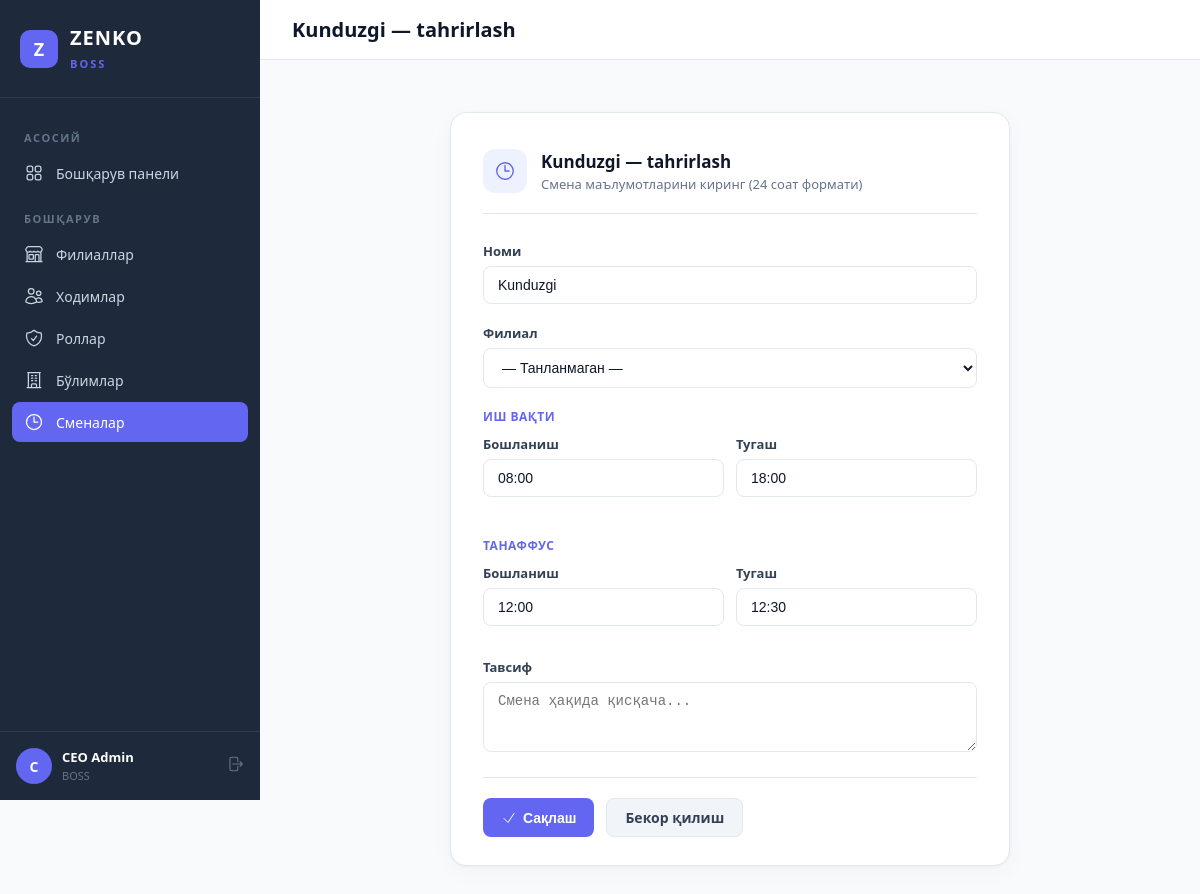
The app's page /boss/shifts/2/edit/ (signed in) with its own data.
### apps/users/models.py (models this page shows, shortened)
class User(AbstractUser):
    first_name = None
    last_name = None
    email = None
    name = models.CharField('Ism', max_length=150)
    phone = models.CharField('Telefon raqam', max_length=20, blank=True)
    role = models.ForeignKey(
        Role,
        verbose_name='Rol',
        on_delete=models.SET_NULL,
        related_name='users',
        null=True,
        blank=True,
    )
    department = models.ForeignKey(
        Department,
        verbose_name='Bo\'lim',
        on_delete=models.SET_NULL,
        related_name='users',
        null=True,
        blank=True,
    )
    shift = models.ForeignKey(
        Shift,
        verbose_name='Smena',
        on_delete=models.SET_NULL,
        related_name='users',
        null=True,
        blank=True,
    )
    branch = models.ForeignKey(
        Branch,
        verbose_name='Filial',
        on_delete=models.PROTECT,
        related_name='users',
        null=True,
        blank=True,
    )
    REQUIRED_FIELDS = ['name']
    class Meta:
        verbose_name = 'Hodim'
        verbose_name_plural = 'Hodimlar'
        ordering = ['-date_joined']

class Shift(models.Model):
    name = models.CharField('Nomi', max_length=100)
    start_time = models.TimeField('Boshlanish vaqti')
    end_time = models.TimeField('Tugash vaqti')
    break_start = models.TimeField('Tanaffus boshlanishi', null=True, blank=True)
    break_end = models.TimeField('Tanaffus tugashi', null=True, blank=True)
    description = models.TextField('Tavsif', blank=True)
    branch = models.ForeignKey(
        Branch,
        verbose_name='Filial',
        on_delete=models.PROTECT,
        related_name='shifts',
        null=True,
        blank=True,
    )
    created_at = models.DateTimeField(auto_now_add=True)
    class Meta:
        verbose_name = 'Smena'
        verbose_name_plural = 'Smenalar'
        ordering = ['start_time']
        unique_together = ['name', 'branch']

### apps/boss/views.py (the view, shortened to what this page needs)
# urls.py: path('shifts/<int:pk>/edit/', views.ShiftUpdateView.as_view(), name='shift_update'),
class ShiftUpdateView(BOSSRequiredMixin, UpdateView):
    model = Shift
    form_class = BranchShiftForm
    template_name = 'boss/shift_form.html'
    success_url = reverse_lazy('boss:shift_list')
    def get_context_data(self, **kwargs):
        ctx = super().get_context_data(**kwargs)
        ctx.update({
            'active_nav': 'shifts',
            'title': f'{self.object.name} — tahrirlash',
            'cancel_url': self.success_url,
            'branches': Branch.objects.filter(is_active=True),
        })
        return ctx

### apps/boss/forms.py
class BranchShiftForm(forms.ModelForm):
    class Meta:
        model = Shift
        fields = ('name', 'start_time', 'end_time', 'break_start', 'break_end', 'description')
    def __init__(self, *args, **kwargs):
        super().__init__(*args, **kwargs)
        time_attrs = {
            'class': 'form-control',
            'maxlength': '5',
            'pattern': r'([01]?[0-9]|2[0-3]):[0-5][0-9]',
        }
        self.fields['start_time'].widget = forms.TimeInput(
            format='%H:%M', attrs={**time_attrs, 'placeholder': '08:00'},
        )
        self.fields['end_time'].widget = forms.TimeInput(
            format='%H:%M', attrs={**time_attrs, 'placeholder': '17:00'},
        )
        self.fields['break_start'].widget = forms.TimeInput(
            format='%H:%M', attrs={**time_attrs, 'placeholder': '12:00'},
        )
        self.fields['break_end'].widget = forms.TimeInput(
            format='%H:%M', attrs={**time_attrs, 'placeholder': '13:00'},
        )

### apps/boss/views.py (called while the page is built)
    def dispatch(self, request, *args, **kwargs):
        if not request.user.is_authenticated:
            return self.handle_no_permission()
        if not (request.user.role and request.user.role.name == 'BOSS'):
            if not request.user.is_superuser:
                messages.error(request, 'Sizda bu sahifaga kirish huquqi yo\'q.')
                return redirect('login')
        return super().dispatch(request, *args, **kwargs)

### apps/boss/templates/boss/shift_form.html (shortened to what this page needs)
{% extends "boss/base.html" %}
{% block page_title %}{{ title }}{% endblock %}
{% block content %}
<div class="form-wrapper">
    <div class="form-card">
        <div class="form-header">
            <div class="icon-box">
                <svg xmlns="http://www.w3.org/2000/svg" fill="none" viewBox="0 0 24 24" stroke-width="1.5" stroke="currentColor"><path stroke-linecap="round" stroke-linejoin="round" d="M12 6v6h4.5m4.5 0a9 9 0 1 1-18 0 9 9 0 0 1 18 0Z"/></svg>
            </div>
            <div class="header-text">
                <h3>{{ title }}</h3>
                <p>Смена маълумотларини киринг (24 соат формати)</p>
            </div>
        </div>
        <form method="post">
            <div class="form-group">
                <label for="id_name">Номи</label>
                <input type="text" name="name" id="id_name" class="form-control"
                       value="{{ form.name.value|default:'' }}" required placeholder="Масалан: Кундузги смена">
            </div>
            <div class="form-group">
                <label for="id_branch">Филиал</label>
                <select name="branch" id="id_branch" class="form-control">
                    <option value="">— Танланмаган —</option>
                </select>
            </div>
            <div class="section-label">Иш вақти</div>
            <div class="time-row">
                <div class="form-group">
                    <label for="id_start_time">Бошланиш</label>
                    {{ form.start_time }}
                </div>
                <div class="form-group">
                    <label for="id_end_time">Тугаш</label>
                    {{ form.end_time }}
                </div>
            </div>
            <div class="section-label">Танаффус</div>
            <div class="time-row">
                <div class="form-group">
                    <label for="id_break_start">Бошланиш</label>
                    {{ form.break_start }}
                </div>
                <div class="form-group">
                    <label for="id_break_end">Тугаш</label>
                    {{ form.break_end }}
                </div>
            </div>
            <div class="form-group" style="margin-top:12px">
                <label for="id_description">Тавсиф</label>
                <textarea name="description" id="id_description" class="form-control" rows="3"
                          placeholder="Смена ҳақида қисқача...">{{ form.description.value|default:'' }}</textarea>
            </div>
            <div class="form-actions">
                <button type="submit" class="btn btn-primary">
                    <svg xmlns="http://www.w3.org/2000/svg" fill="none" viewBox="0 0 24 24" stroke-width="1.5" stroke="currentColor" style="width:16px;height:16px"><path stroke-linecap="round" stroke-linejoin="round" d="m4.5 12.75 6 6 9-13.5"/></svg>
                    Сақлаш
                </button>
                <a href="{{ cancel_url }}" class="btn btn-secondary">Бекор қилиш</a>
            </div>
        </form>
    </div>
</div>
{% endblock %}

### apps/boss/templates/boss/base.html (shortened to what this page needs)
{% load static %}
<!DOCTYPE html>
<html lang="uz">
<head>
</head>
<body>
    <aside class="sidebar" id="sidebar">
        <div class="sidebar-brand">
            <div class="logo">Z</div>
            <div>
                <span>ZENKO</span><br>
                <small>BOSS</small>
            </div>
        </div>
        <nav class="sidebar-nav">
            <div class="nav-label">Асосий</div>
            <a href="{% url 'boss:dashboard' %}" class="nav-link {% if active_nav == 'dashboard' %}active{% endif %}">
                Бошқарув панели
            </a>
            <div class="nav-label">Бошқарув</div>
            <a href="{% url 'boss:branch_list' %}" class="nav-link {% if active_nav == 'branches' %}active{% endif %}">
                Филиаллар
            </a>
            <a href="{% url 'boss:user_list' %}" class="nav-link {% if active_nav == 'users' %}active{% endif %}">
                Ходимлар
            </a>
            <a href="{% url 'boss:role_list' %}" class="nav-link {% if active_nav == 'roles' %}active{% endif %}">
                Роллар
            </a>
            <a href="{% url 'boss:department_list' %}" class="nav-link {% if active_nav == 'departments' %}active{% endif %}">
                Бўлимлар
            </a>
            <a href="{% url 'boss:shift_list' %}" class="nav-link {% if active_nav == 'shifts' %}active{% endif %}">
                <svg xmlns="http://www.w3.org/2000/svg" fill="none" viewBox="0 0 24 24" stroke-width="1.5" stroke="currentColor"><path stroke-linecap="round" stroke-linejoin="round" d="M12 6v6h4.5m4.5 0a9 9 0 1 1-18 0 9 9 0 0 1 18 0Z"/></svg>
                Сменалар
            </a>
        </nav>
        <div class="sidebar-footer">
            <div class="sidebar-user">
                <div class="avatar">{{ request.user.name|make_list|first|default:"B" }}</div>
                <div class="info">
                    <strong>{{ request.user.name }}</strong>
                    <small>BOSS</small>
                </div>
                <a href="{% url 'logout' %}" class="btn-logout" title="Чиқиш">
                </a>
            </div>
        </div>
    </aside>
    <div class="main">
        <header class="topbar">
            <div style="display:flex;align-items:center;gap:12px;">
                <h1>{% block page_title %}Бошқарув панели{% endblock %}</h1>
            </div>
        </header>
        <div class="content">
            {% block content %}{% endblock %}
        </div>
    </div>
</body>
</html>

### apps/boss/templates/boss/base.html (style rules this page uses)
:root { --primary: #6366F1; --primary-hover: #4F46E5; --primary-light: #EEF2FF; --black: #0F172A; --dark: #1E293B; --gray-50: #F8FAFC; --gray-100: #F1F5F9; --gray-200: #E2E8F0; --gray-300: #CBD5E1; --gray-500: #64748B; --gray-700: #334155; --white: #FFFFFF; --red: #EF4444; --green: #22C55E; --orange: #F59E0B; --sidebar-w: 260px; }
* { margin: 0; padding: 0; box-sizing: border-box; }
body { font-family: 'Segoe UI', system-ui, -apple-system, sans-serif; background: var(--gray-50); color: var(--black); min-height: 100vh; }
.sidebar { position: fixed; top: 0; left: 0; width: var(--sidebar-w); height: 100vh; background: var(--dark); display: flex; flex-direction: column; z-index: 100; transition: transform .3s; }
.sidebar-brand { padding: 24px 20px; border-bottom: 1px solid rgba(255,255,255,.08); display: flex; align-items: center; gap: 12px; }
.sidebar-brand .logo { width: 38px; height: 38px; background: var(--primary); border-radius: 10px; display: flex; align-items: center; justify-content: center; font-weight: 800; color: var(--white); font-size: 18px; }
.sidebar-brand span { color: var(--white); font-size: 20px; font-weight: 700; letter-spacing: 1px; }
.sidebar-brand small { color: var(--primary); font-size: 11px; font-weight: 600; text-transform: uppercase; letter-spacing: 2px; }
.sidebar-nav { flex: 1; padding: 16px 12px; overflow-y: auto; }
.nav-label { color: var(--gray-500); font-size: 11px; font-weight: 600; text-transform: uppercase; letter-spacing: 1.5px; padding: 16px 12px 8px; }
.nav-link { display: flex; align-items: center; gap: 12px; padding: 10px 12px; color: var(--gray-300); text-decoration: none; border-radius: 8px; font-size: 14px; font-weight: 500; transition: all .2s; margin-bottom: 2px; }
.nav-link.active { background: var(--primary); color: var(--white); }
.nav-link svg { width: 20px; height: 20px; flex-shrink: 0; }
.sidebar-footer { padding: 16px; border-top: 1px solid rgba(255,255,255,.08); }
.sidebar-user { display: flex; align-items: center; gap: 10px; color: var(--gray-300); font-size: 13px; }
.sidebar-user .avatar { width: 36px; height: 36px; background: var(--primary); border-radius: 50%; display: flex; align-items: center; justify-content: center; font-weight: 700; color: var(--white); font-size: 14px; }
.sidebar-user .info { flex: 1; }
.sidebar-user .info strong { display: block; color: var(--white); font-size: 13px; }
.sidebar-user .info small { color: var(--gray-500); font-size: 11px; }
.btn-logout { color: var(--gray-500); text-decoration: none; font-size: 13px; transition: color .2s; }
.main { margin-left: var(--sidebar-w); min-height: 100vh; }
.topbar { background: var(--white); border-bottom: 1px solid var(--gray-200); padding: 16px 32px; display: flex; align-items: center; justify-content: space-between; position: sticky; top: 0; z-index: 50; }
.topbar h1 { font-size: 20px; font-weight: 700; color: var(--black); }
.content { padding: 32px; }
.btn { display: inline-flex; align-items: center; gap: 6px; padding: 9px 18px; border-radius: 8px; font-size: 14px; font-weight: 600; text-decoration: none; border: none; cursor: pointer; transition: all .2s; }
.btn svg { width: 16px; height: 16px; }
.btn-primary { background: var(--primary); color: var(--white); }
.btn-secondary { background: var(--gray-100); color: var(--gray-700); border: 1px solid var(--gray-200); }
.form-group { margin-bottom: 20px; }
.form-group label { display: block; font-size: 13px; font-weight: 600; color: var(--gray-700); margin-bottom: 6px; }
.form-control { width: 100%; padding: 10px 14px; border: 1px solid var(--gray-200); border-radius: 8px; font-size: 14px; color: var(--black); background: var(--white); transition: border-color .2s; }
select.form-control { appearance: auto; }
.form-actions { display: flex; gap: 12px; padding-top: 8px; }

### records on screen
User: user.name|make_list "C", user.name "CEO Admin"
Shift: name "Kunduzgi", start_time "08:00", end_time "18:00", break_start "12:00", break_end "12:30"

### other values on screen
{{ title }} "Kunduzgi — tahrirlash"
